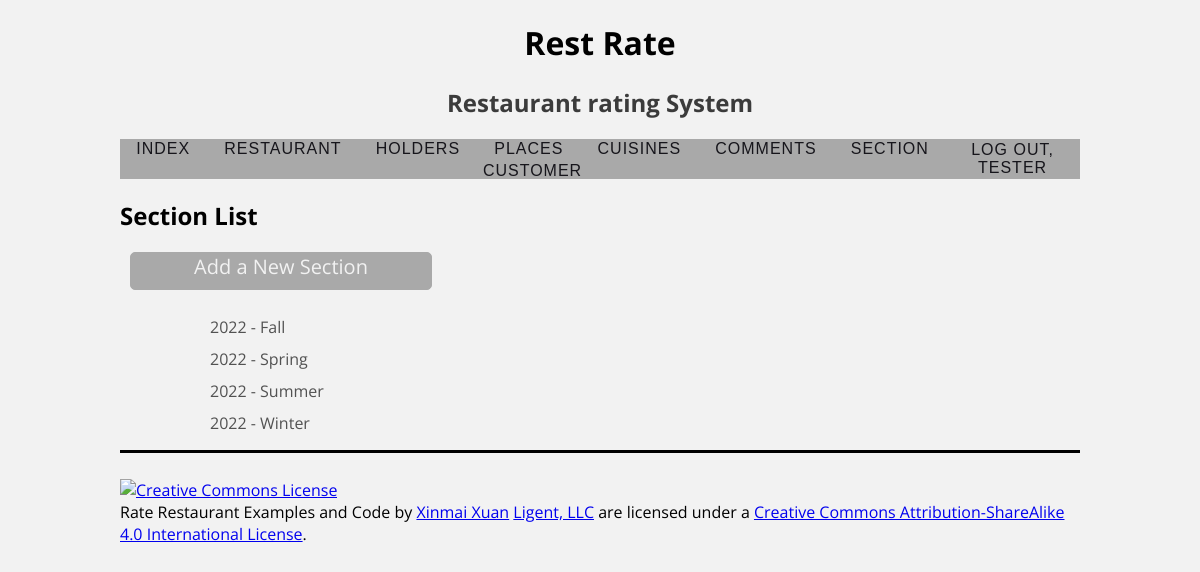
The app's page /section/ (signed in) with its own data.
### rateinfo/models.py (models this page shows, shortened)
class Section(models.Model):
    section_id = models.AutoField(primary_key=True)
    section_year_id = models.ForeignKey(Year, related_name='sections', on_delete=models.PROTECT)
    section_season_id = models.ForeignKey(Season, related_name='sections', on_delete=models.PROTECT)
    def __str__(self):
        return f'{self.section_year_id} - {self.section_season_id}'
    def get_absolute_url(self):
        return reverse('rateinfo_section_detail_urlpattern',
                       kwargs={'pk': self.pk}
                       )
    class Meta:
        ordering = ['section_year_id', 'section_season_id']

class Year(models.Model):
    year_id = models.AutoField(primary_key=True)
    year = models.CharField(unique=True, max_length=10)
    def __str__(self):
        return f'{self.year}'
    class Meta:
        ordering = ['year']

class Season(models.Model):
    season_id = models.AutoField(primary_key=True)
    season = models.CharField(unique=True, max_length=10)
    def __str__(self):
        return f'{self.season}'
    class Meta:
        ordering = ['season']

### rateinfo/views.py (the view)
class SectionList(LoginRequiredMixin, PermissionRequiredMixin, PageLinksMixin, ListView):
    paginate_by = 25
    model = Section
    permission_required = 'rateinfo.view_section'

### rateinfo/utils.py (called while the page is built)
    def first_page(self, page):
        if page.number > 1:
            return self._page_urls(1)
        return None

    def previous_page(self, page):
        if (page.has_previous()
                and page.number > 2):
            return self._page_urls(
                page.previous_page_number())
        return None

    def next_page(self, page):
        last_page = page.paginator.num_pages
        if (page.has_next()
                and page.number < last_page - 1):
            return self._page_urls(
                page.next_page_number())
        return None

    def last_page(self, page):
        last_page = page.paginator.num_pages
        if page.number < last_page:
            return self._page_urls(last_page)
        return None

    def get_context_data(self, **kwargs):
        context = super().get_context_data(
            **kwargs)
        page = context.get('page_obj')
        if page is not None:
            context.update({
                'first_page_url':
                    self.first_page(page),
                'previous_page_url':
                    self.previous_page(page),
                'next_page_url':
                    self.next_page(page),
                'last_page_url':
                    self.last_page(page),
            })
        return context

### rateinfo/templates/rateinfo/section_list.html (shortened to what this page needs)
{% extends 'rateinfo/base.html' %}
{% load static %}
{% block head %}
    <link rel="stylesheet" type="text/css"
          href="{% static 'rateinfo/lists.css' %}">
    {% endblock %}
{% block content %}
    <h2>Section List</h2>
    {% if perms.rateinfo.add_section %}
            <div class="CreateButton">
        <a href = '{% url 'rateinfo_section_create_urlpattern' %}'>
            Add a New Section
        </a>
            </div>
    {% endif %}
    <ul class="item-list">
        {% for section in section_list %}
            <li>
                <a href="{{ section.get_absolute_url }}"> {{ section }} </a>
            </li>
        {% empty %}
            <li><em>There are currently no type available.</em></li>
        {% endfor %}
    </ul>
{% endblock %}

### rateinfo/templates/rateinfo/base.html (shortened to what this page needs)
{% load static %}
<!DOCTYPE html>
<html lang="en">
<head>
    <link rel="stylesheet" type="text/css"
          href="{% static 'rateinfo/style.css' %}">
    {% block head %}{% endblock %}
</head>
<body>
<div>
    <header>
        <h1>Rest Rate</h1>
        <h2>Restaurant rating System</h2>
    </header>
<div class="menu_row">
    <nav>
                <a href="{% url 'index_urlpattern' %}">
                    Index</a>
                <a href="{% url 'rateinfo_restaurant_list_urlpattern' %}">
                    Restaurant</a>
                <a href="{% url 'rateinfo_holder_list_urlpattern' %}">
                    Holders</a>
                <a href="{% url 'rateinfo_place_list_urlpattern' %}">
                    Places</a>
                <a href="{% url 'rateinfo_type_list_urlpattern' %}">
                    Cuisines</a>
                <a href="{% url 'rateinfo_comment_list_urlpattern' %}">
                    Comments</a>
                <a href="{% url 'rateinfo_section_list_urlpattern' %}">
                    Section</a>
            {% if perms.rateinfo.view_customer %}
                <a href="{% url 'rateinfo_customer_list_urlpattern' %}">
                    Customer</a>
            {% endif %}
    </nav>
    <div class="status_row">
        <div class="offset-by-eight four columns">
                {% if user.is_authenticated %}
                        <a href="{% url 'logout_urlpattern' %}">
                        Log Out, {{ user.get_username }}</a>
                {% endif %}
        </div>
    </div>
</div>
    <main>
        {% block content %}{% endblock %}
    </main>
</div>
<footer>
    <p>
        <a rel="license" href="http://creativecommons.org/licenses/by-sa/4.0/">
            <img alt="Creative Commons License" style="border-width:0"
                 src="https://i.creativecommons.org/l/by-sa/4.0/88x31.png"/>
        </a><br/><span xmlns:dct="http://purl.org/dc/terms/" property="dct:title">Rate Restaurant Examples and Code</span>
        by
        <a xmlns:cc="https://www.linkedin.com/in/xinmai-xuan-12a091183/" href="https://www.linkedin.com/in/xinmai-xuan-12a091183/" property="cc:attributionName"
           rel="cc:attributionURL">Xinmai Xuan</a>
        <a xmlns:cc="http://creativecommons.org/ns#" href="https://www.ligent.net" property="cc:attributionName"
           rel="cc:attributionURL">Ligent, LLC</a> are licensed under a
        <a rel="license" href="http://creativecommons.org/licenses/by-sa/4.0/">Creative Commons Attribution-ShareAlike
            4.0 International License</a>.
    </p>
</footer>
</body>
</html>

### static/rateinfo/style.css (style rules this page uses)
body { width: auto; margin-left: 10%; margin-right: 10%; background: #f2f2f2; font-family: 'Open Sans', sans-serif; }
body>div>header { text-align: center; }
body>div>header>h2 { color: rgba(31,31,31,0.87) }
nav { width: 100%; position: center; top:50px; text-align:center; }
nav>a { font-family: 'Oswald', sans-serif; font-weight:500; text-transform:uppercase; text-decoration:none; color:#16151b; margin:0 15px; font-size:16px; letter-spacing:1px; position:relative; display:inline-block; }
nav>a:before { content:''; position: absolute; width: 100%; height: 3px; background:#16151b; top:47%; animation:out 0.2s cubic-bezier(1, 0, 0.58, 0.97) 1 both; }
.menu_row { background-color: darkgrey; height: 40px; display: flex; align-items: center; justify-content: center; }
.status_row { float: right; position: relative; font-family: 'Oswald', sans-serif; font-weight: 500; text-transform: uppercase; text-decoration: none; color: #16151b; letter-spacing: 1px; display: inline-block; }
.offset-by-eight>a { color: #16151b; text-decoration: none; text-align: center; float: right; }
footer { border-top: solid; padding-top: 10px; margin-top: 10px; }

### static/rateinfo/lists.css (style rules this page uses)
.CreateButton { width: 300px; height: 36px; border: 1px solid #A9A9A9; background: #A9A9A9; text-align: center; color: #fff; border-radius: 5px; cursor: pointer; font-size: 20px; margin: 10px; }
.CreateButton>a { text-decoration: none; color: #f2f2f2; }
.item-list li { list-style: none; padding-left: 50px; position: relative; padding-top: 10px; }
.item-list li:before { content: ""; position: absolute; top: 12px; left: 5px; display: inline-block; height: 30px; width: 30px; background-size: contain; }
.item-list a { text-decoration: none; color: rgba(31,31,31,0.76) }

### records on screen
Section: section_year_id+section_season_id "2022 - Fall"
Section: section_year_id+section_season_id "2022 - Spring"
Section: section_year_id+section_season_id "2022 - Summer"
Section: section_year_id+section_season_id "2022 - Winter"

### other values on screen
{{ user.get_username }} "TESTER"
